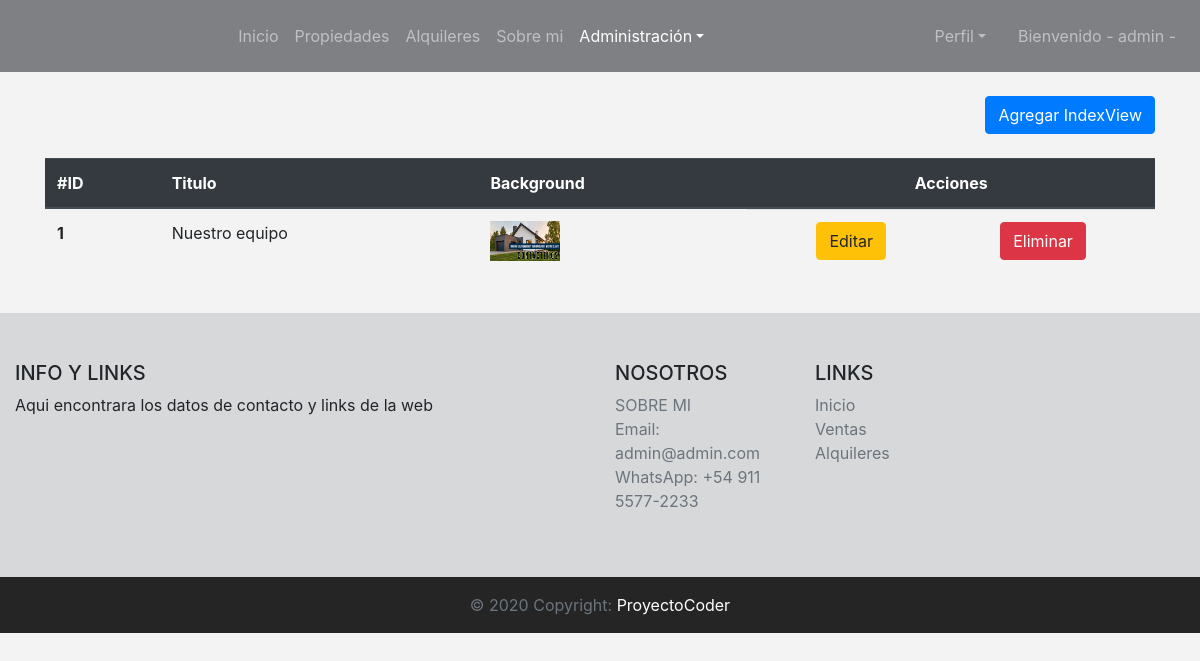
The page /data/crud-index/ (signed in) on the database as committed earlier.
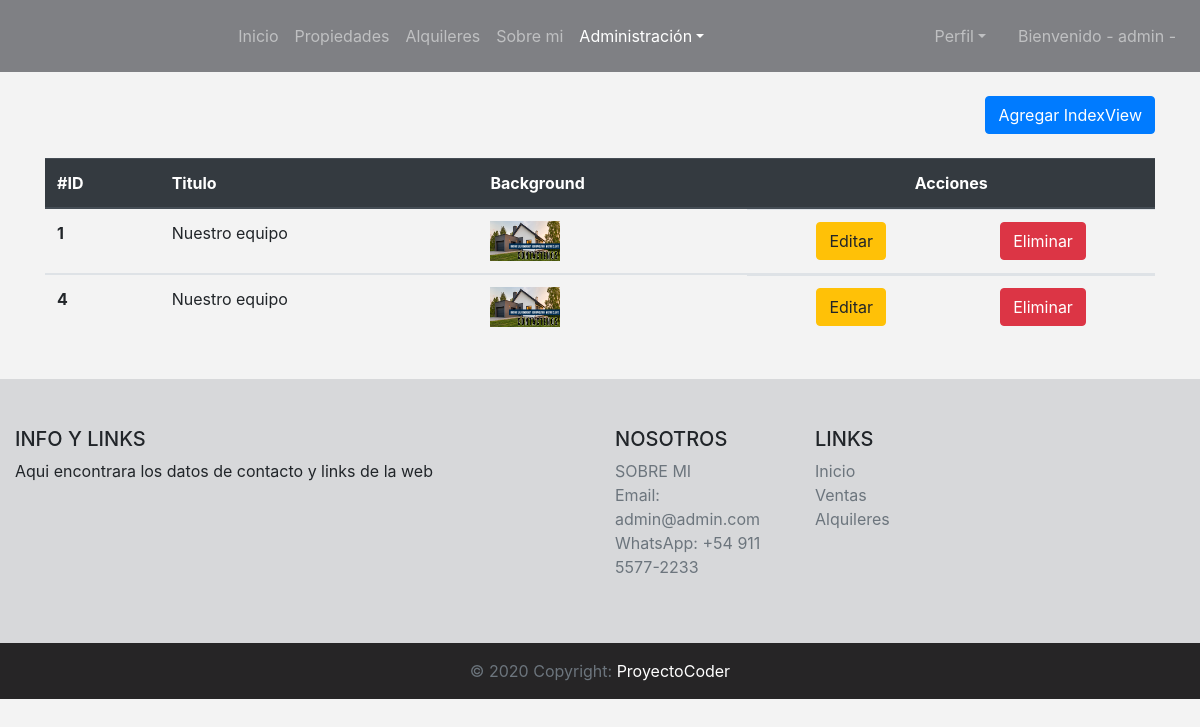
The same page on the database as committed later.
### data/models.py (models this page shows, shortened)
class IndexChange(models.Model):
    background = models.ImageField(upload_to='index_image', null=True, blank=True, verbose_name='Imagen Principal')
    team = models.CharField(max_length=50, null=True, blank=True, verbose_name='Titulo de equipo')
    img1 = models.ImageField(upload_to='index_image', null=True, blank=True)
    title1 = models.CharField(max_length=50, null=True, blank=True, verbose_name='Persona 1')
    description1 = models.CharField(max_length=300, null=True, blank=True)
    img2 = models.ImageField(upload_to='index_image', null=True, blank=True)
    title2 = models.CharField(max_length=50, null=True, blank=True, verbose_name='Persona 2')
    description2 = models.CharField(max_length=300, null=True, blank=True)
    img3 = models.ImageField(upload_to='index_image', null=True, blank=True)
    title3 = models.CharField(max_length=50, null=True, blank=True, verbose_name='Persona 3')
    description3 = models.CharField(max_length=300, null=True, blank=True)
    class Meta:
        verbose_name = 'Modificacion'
        verbose_name_plural = 'Modificaciones'

### data/views.py (the view)
# urls.py: path('crud-index/', crud_index_views, name='crud_index_view'),
@staff_member_required
def crud_index_views(request):
    if 'search' in request.GET:
        search = request.GET['search']
        data = IndexChange.objects.filter(title__icontains=search)
    else:
        data = IndexChange.objects.all()
    context = {
        'data': data,
    }
    return render(request, 'data/crud_view.html', context=context)

### templates/data/crud_view.html (shortened to what this page needs)
{% extends 'base.html' %}
{% block crud %}
<li class="nav-item dropdown active">
{% endblock %}
{% block content %}
<br>
<div class="container">
    <div class="text-right">
        <a href="/data/create-index" class="btn btn-primary text-right">Agregar IndexView</a>
    </div>
    <br>
    <table class="table">
        <thead class="thead-dark">
            <tr>
                <th scope="col">#ID</th>
                <th scope="col">Titulo</th>
                <th scope="col">Background</th>
                <th scope="col" class="text-center">Acciones</th>
            </tr>
        </thead>
        {% for dat in data %}
        <tbody>
            <tr>
                <th scope="row">{{dat.id}}</th>
                <td>{{dat.team}}</td>
                {% if dat.background.url != '' %}
                    <td><img src="{{dat.background.url}}" width="70" height="40" alt=""></td>
                {% else %}
                    <td class="font-weight-bold" style="color: red;">No Img</td>
                {% endif %}
                <td class="d-flex justify-content-around"><a href="/data/update-index/{{dat.pk}}/" class="btn btn-warning">Editar</a><a href="/data/delete-index/{{dat.pk}}/" class="btn btn-danger">Eliminar</a></td>
            </tr>
        </tbody>
        {% endfor %}
    </table>
</div>
{% endblock %}

Rows that differ between the two databases and show on the page:
added IndexChange: id "4", team "Nuestro equipo", background (picture)
